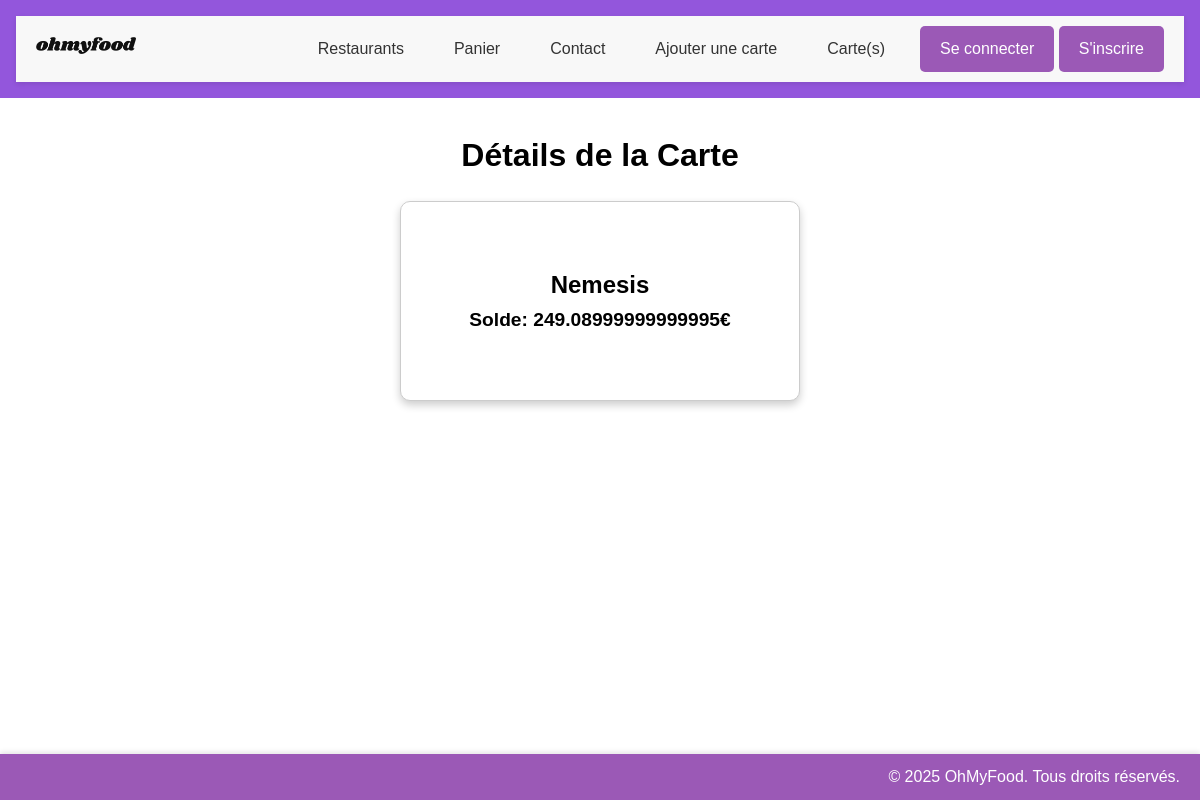
The app's page /carte_detail, older data.
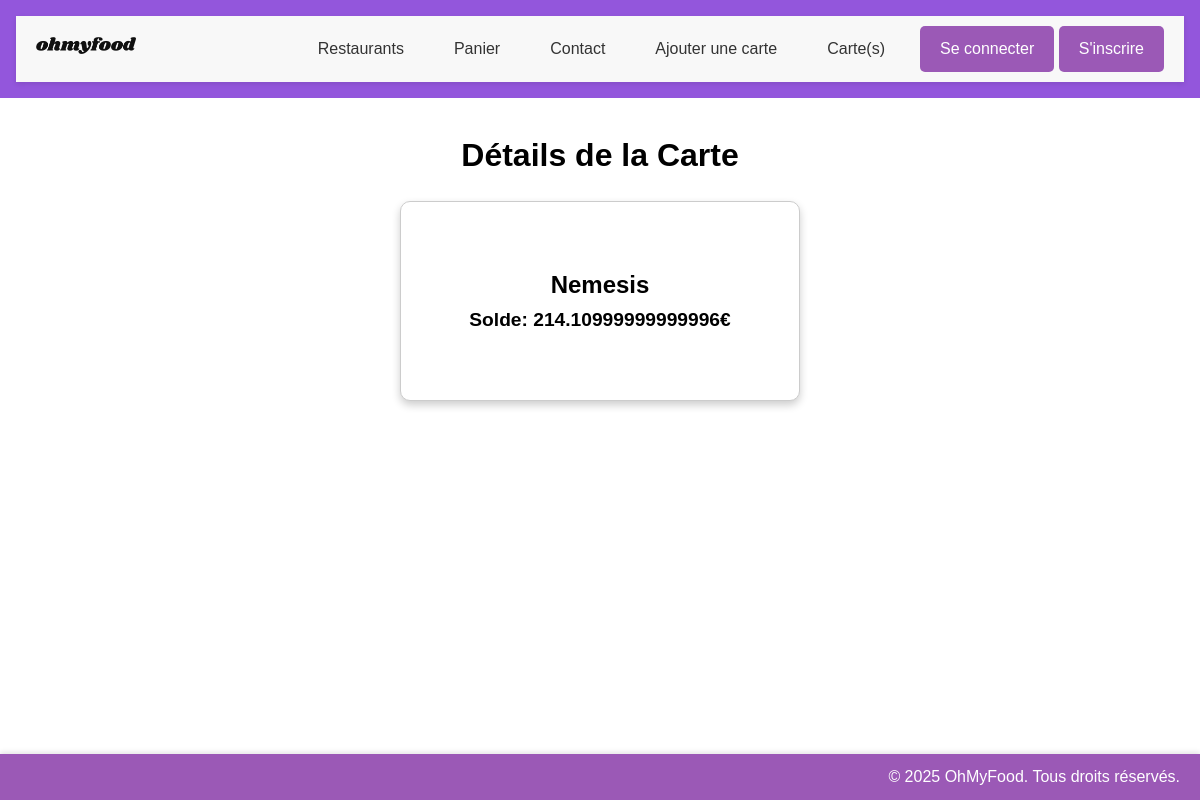
The same page, newer data.
### app.py (models this page shows)
class CarteBancaire(db.Model):
    id = db.Column(db.Integer, primary_key=True)
    nomBanque = db.Column(db.String(100), nullable=False)
    nom = db.Column(db.String(100), nullable=False)
    prenom = db.Column(db.String(100), nullable=False)
    cvv = db.Column(db.String(4), nullable=False)
    dateExp = db.Column(db.String(5), nullable=False)  # Format MM/AA
    numCard = db.Column(db.String(16), nullable=False)
    montantCard = db.Column(db.Float, nullable=False)

### app.py (the view)
@app.route('/carte_detail')
def carte_detail():
    carte_info = CarteBancaire.query.first()
    return render_template('detailCard.html', carte=carte_info)

### templates/detailCard.html (shortened to what this page needs)
{% extends "base.html" %}
{% block content %}
<div class="container">
    <h1>Détails de la Carte</h1>
    <div class="card">
        <div class="card-front">
            <h2 id="bankName">{{ carte.nomBanque }}</h2>
            <p style="font-size: 1.2em; font-weight: bold;">Solde: <span id="balance">{{ carte.montantCard }}€</span></p>
        </div>
        <div class="card-back">
            <p>Nom: <span id="cardholderNameBack">{{ carte.nom }}</span></p>
            <p>Prénom: <span id="firstName">{{ carte.prenom }}</span></p>
            <p>CVV: <span id="cvv">{{ carte.cvv }}</span></p>
            <p>Date d'Expiration: <span id="expiryDate">{{ carte.dateExp }}</span></p>
            <p>Numéro de Carte: <span id="fullCardNumber">{{ carte.numCard }}</span></p>
        </div>
    </div>
</div>
{% endblock %}

Row changes from the older to the newer data that the page shows:
changed CarteBancaire "Nemesis": montantCard "249.08999999999995" → "214.10999999999996"
